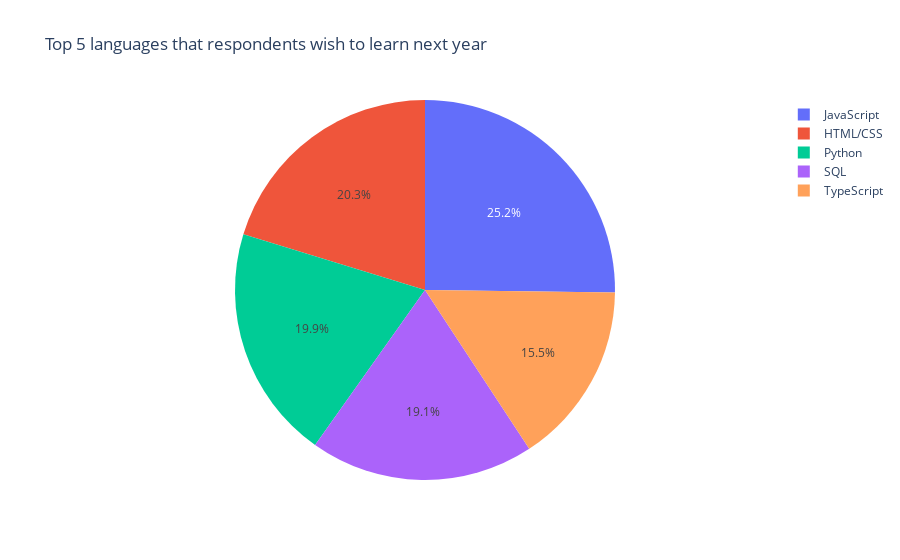

Source (notebook cell):
### Markdown cell above
The chart generated by the code below is an interactive Plotly chart but the screenshot of this graph is present just after (if the Plotly is not displayed).

### Code cell
# Creating a pie chart of the top 5 languages that respondents wish to learn next year.

QUERY = """
SELECT count(Respondent) as Respondent, LanguageDesireNextYear
FROM LanguageDesireNextYear	
GROUP BY LanguageDesireNextYear
order by count(Respondent) desc
limit 5
"""
df=pd.read_sql_query(QUERY,conn)

px.pie(df, names="LanguageDesireNextYear", values="Respondent", title="Top 5 languages that respondents wish to learn next year")

### Figure 1 — Plotly figure (JSON) as saved in the notebook; plotly's stock layout.template omitted (floating-point values rounded to 4 significant figures)
{"data": [{"domain": {"x": [0, 1], "y": [0, 1]}, "hovertemplate": "LanguageDesireNextYear=%{label}<br>Respondent=%{value}<extra></extra>", "labels": ["JavaScript", "HTML/CSS", "Python", "SQL", "TypeScript"], "legendgroup": "", "name": "", "showlegend": true, "type": "pie", "values": [6630, 5328, 5239, 5012, 4088]}], "layout": {"legend": {"tracegroupgap": 0}, "title": {"text": "Top 5 languages that respondents wish to learn next year"}}}
